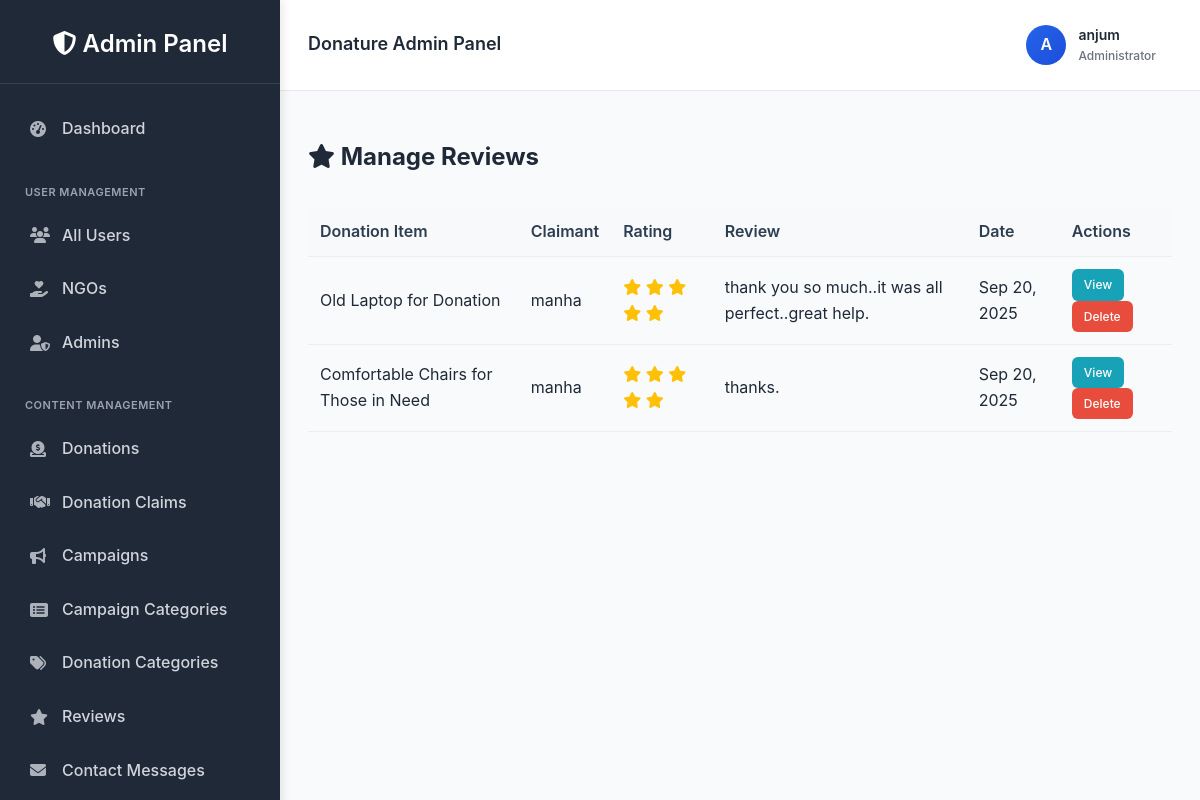
/panel/reviews/ (signed in), run on the app's committed database.
### donations/models.py (models this page shows, shortened)
class User(AbstractUser):
    USER_TYPE_CHOICES = (
        ('donor/recipient', 'Donor/Recipient'),
        ('ngo', 'NGO'),
        ('admin', 'Admin'),
    )
    user_type = models.CharField(max_length=20, choices=USER_TYPE_CHOICES, blank=True, null=True)
    is_approved = models.BooleanField(default=False)  # For NGO approval
    profile_picture = models.ImageField(upload_to='profile_pics/', blank=True, null=True) # Profile picture field

class DonationReview(models.Model):
    donation_item = models.ForeignKey(
        DonationItem, on_delete=models.CASCADE, related_name='reviews'
    )
    claimant = models.ForeignKey(
        User,
        on_delete=models.CASCADE,
        limit_choices_to={'user_type': 'donor/recipient'},
        related_name='reviews_given'
    )
    claim = models.OneToOneField(
        DonationClaim, on_delete=models.CASCADE, related_name='review',
        null=True,   # nullable again
        blank=True
    )
    rating = models.PositiveSmallIntegerField(
        choices=[(i, f"{i} Star{'s' if i > 1 else ''}") for i in range(1, 6)],
        validators=[MinValueValidator(1), MaxValueValidator(5)]
    )
    comment = models.TextField(blank=True)
    created_at = models.DateTimeField(auto_now_add=True)
    updated_at = models.DateTimeField(auto_now=True)

class DonationItem(models.Model):
    URGENCY_LEVELS = (
        ('low', 'Low'),
        ('medium', 'Medium'),
        ('high', 'High'),
    )
    STATUS_CHOICES = (
        ('available', 'Available'),
        ('reserved', 'Reserved'),
        ('claimed', 'Claimed'),
        ('expired', 'Expired'),
    )
    title = models.CharField(max_length=200)
    description = models.TextField()
    category = models.ForeignKey(Category, on_delete=models.CASCADE, null=True, blank=True)
    quantity = models.PositiveIntegerField(default=1)
    donor = models.ForeignKey(
        User,
        on_delete=models.CASCADE,
        limit_choices_to={'user_type': 'donor/recipient'},
        related_name="donated_items"
    )
    location = models.CharField(max_length=200)
    latitude = models.FloatField(blank=True, null=True)
    longitude = models.FloatField(blank=True, null=True)
    status = models.CharField(max_length=10, choices=STATUS_CHOICES, default='available')
    urgency = models.CharField(max_length=10, choices=URGENCY_LEVELS, default='medium')
    created_at = models.DateTimeField(default=timezone.now)
    updated_at = models.DateTimeField(auto_now=True)
    expiry_date = models.DateTimeField(blank=True, null=True)
    notify_immediately = models.BooleanField(default=False)
    is_verified = models.BooleanField(default=False)
    class Meta:
        ordering = ['-created_at']

### custom_admin/views.py (the view)
    def wrapper(request, *args, **kwargs):
        if not request.user.is_authenticated or request.user.user_type != "admin":
            return HttpResponseForbidden("Access Denied!")
        return view_func(request, *args, **kwargs)

### custom_admin/views.py (called while the page is built)
def admin_only(view_func):
    def wrapper(request, *args, **kwargs):
        if not request.user.is_authenticated or request.user.user_type != "admin":
            return HttpResponseForbidden("Access Denied!")
        return view_func(request, *args, **kwargs)
    return wrapper

def admin_context(request):
    if request.user.is_authenticated and request.user.user_type == 'admin':
        return {
            'pending_ngos_count': User.objects.filter(user_type='ngo', is_approved=False).count(),
            'pending_campaigns_count': Campaign.objects.filter(status='pending').count(),
            'pending_requests_count': RequestItem.objects.filter(status='pending').count(),
        }
    return {}

@login_required
@admin_only
def manage_reviews(request):
    reviews = DonationReview.objects.all().select_related('donation_item', 'claimant')
    return render(request, "custom_admin/manage_reviews.html", {"reviews": reviews})

### donations/context_processors.py (called while the page is built)
def notifications_context(request):
    if request.user.is_authenticated:
        notifications = Notification.objects.filter(user=request.user).order_by('-created_at')[:5]
        unread_count = Notification.objects.filter(user=request.user, is_read=False).count()
    else:
        notifications = []
        unread_count = 0
    return {
        'notifications': notifications,
        'notifications_unread_count': unread_count
    }

### custom_admin/templates/custom_admin/manage_reviews.html
{% extends "custom_admin/base_admin.html" %}
{% block content %}
<div class="page-header">
    <h2><i class="fas fa-star"></i> Manage Reviews</h2>
</div>
<div class="card">
    <div class="card-body">
        {% if reviews %}
        <div class="table-responsive">
            <table class="data-table">
                <thead>
                    <tr>
                        <th>Donation Item</th>
                        <th>Claimant</th>
                        <th>Rating</th>
                        <th>Review</th>
                        <th>Date</th>
                        <th>Actions</th>
                    </tr>
                </thead>
                <tbody>
                    {% for review in reviews %}
                    <tr>
                        <td>{{ review.donation_item.title }}</td>
                        <td>{{ review.claimant.username }}</td>
                        <td>
                            <div class="rating">
                                {% for i in "12345" %}
                                <i class="fas fa-star {% if forloop.counter <= review.rating %}text-warning{% else %}text-muted{% endif %}"></i>
                                {% endfor %}
                            </div>
                        </td>
                        <td>{{ review.comment|truncatewords:10 }}</td>
                        <td>{{ review.created_at|date:"M d, Y" }}</td>
                        <td>
                            <a href="#" class="btn btn-sm btn-info">View</a>
                            <a href="#" class="btn btn-sm btn-danger" onclick="return confirm('Are you sure?')">Delete</a>
                        </td>
                    </tr>
                    {% endfor %}
                </tbody>
            </table>
        </div>
        {% else %}
        <p class="text-muted">No reviews found.</p>
        {% endif %}
    </div>
</div>
{% endblock %}

### custom_admin/templates/custom_admin/base_admin.html (shortened to what this page needs)
{% load static %}
<!DOCTYPE html>
<html lang="en">
<head>
    <link rel="stylesheet" href="{% static 'custom_admin/css/base_admin.css' %}">
    <link rel="stylesheet" href="https://cdnjs.cloudflare.com/ajax/libs/font-awesome/6.4.0/css/all.min.css">
</head>
<body>
    <div class="admin-container">
        <div class="admin-sidebar">
            <div class="sidebar-header">
                <h2><i class="fas fa-shield-alt"></i> Admin Panel</h2>
            </div>
            <div class="sidebar-menu">
                <a href="{% url 'admin_dashboard' %}" class="menu-item {% if request.resolver_match.url_name == 'admin_dashboard' %}active{% endif %}
">
                    <i class="fas fa-tachometer-alt"></i> Dashboard
                </a>
                <div class="menu-section">User Management</div>
                <a href="{% url 'manage_users' %}" class="menu-item">
                    <i class="fas fa-users"></i> All Users
                </a>
                <a href="{% url 'manage_ngos' %}" class="menu-item">
                    <i class="fas fa-hand-holding-heart"></i> NGOs
                </a>
                <a href="{% url 'manage_admins' %}" class="menu-item">
                    <i class="fas fa-user-shield"></i> Admins
                </a>
                <div class="menu-section">Content Management</div>
                <a href="{% url 'manage_donations' %}" class="menu-item">
                    <i class="fas fa-donate"></i> Donations
                </a>
                <a href="{% url 'manage_donation_claims' %}" class="menu-item">
                    <i class="fas fa-handshake"></i> Donation Claims
                </a>
                <a href="{% url 'manage_campaigns' %}" class="menu-item">
                    <i class="fas fa-bullhorn"></i> Campaigns
                </a>
                <a href="{% url 'manage_campaign_categories' %}" class="menu-item">
    <i class="fas fa-list-alt"></i> Campaign Categories
</a>
<a href="{% url 'manage_categories' %}" class="menu-item">
    <i class="fas fa-tags"></i> Donation Categories
</a>
                <a href="{% url 'manage_reviews' %}" class="menu-item">
                    <i class="fas fa-star"></i> Reviews
                </a>
                <a href="{% url 'contact_messages' %}" class="menu-item">
    <i class="fas fa-envelope"></i> Contact Messages
</a>
            </div>
        </div>
        <div class="admin-content">
            <div class="admin-topbar">
                <div class="topbar-left">
                    <h3>Donature Admin Panel</h3>
                </div>
                <div class="topbar-right">
                    <div class="admin-profile-menu">
                        <div class="profile-info">
                            <div class="profile-avatar">
                                {{ request.user.username|first|upper }}
                            </div>
                            <div>
                                <div class="profile-name">{{ request.user.username }}</div>
                                <div class="profile-role">Administrator</div>
                            </div>
                        </div>
                    </div>
                </div>
            </div>
            <main class="main-content">
                {% block content %}{% endblock %}
            </main>
        </div>
    </div>
</body>
</html>

### custom_admin/static/custom_admin/css/base_admin.css (style rules this page uses)
:root { --primary: #2563eb; --primary-dark: #1d4ed8; --secondary: #ff7e5f; --secondary-light: #feb47b; --accent: #10b981; --danger: #ef4444; --warning: #f59e0b; --background: #f8fafc; --surface: #ffffff; --text-primary: #1f2937; --text-secondary: #6b7280; --border: #e5e7eb; --sidebar-bg: #1f2937; }
body { margin: 0; font-family: 'Inter', 'Segoe UI', Tahoma, Geneva, Verdana, sans-serif; background: var(--background); color: var(--text-primary); line-height: 1.6; }
.admin-container { display: flex; min-height: 100vh; }
.admin-sidebar { width: 280px; background: var(--sidebar-bg); color: white; padding: 25px 0; box-shadow: 2px 0 10px rgba(0, 0, 0, 0.1); position: fixed; height: 100vh; left: 0; top: 0; overflow-y: auto; }
.sidebar-header { padding: 0 20px 20px; text-align: center; border-bottom: 1px solid rgba(255, 255, 255, 0.1); margin-bottom: 20px; }
.sidebar-header h2 { margin: 0; font-size: 24px; font-weight: 600; color: white; }
.sidebar-menu { padding: 0 15px; }
.menu-section { padding: 15px 10px 5px; font-size: 11px; text-transform: uppercase; color: #9ca3af; font-weight: 600; letter-spacing: 0.5px; margin-top: 15px; }
.menu-item { display: flex; align-items: center; padding: 12px 15px; color: #d1d5db; text-decoration: none; border-radius: 6px; margin: 4px 0; transition: all 0.3s ease; font-weight: 500; }
.menu-item i { width: 20px; margin-right: 12px; font-size: 16px; opacity: 0.8; }
.admin-content { flex: 1; display: flex; flex-direction: column; margin-left: 280px; min-height: 100vh; }
.admin-topbar { background: var(--surface); padding: 16px 28px; display: flex; justify-content: space-between; align-items: center; box-shadow: 0 1px 3px rgba(0, 0, 0, 0.1); border-bottom: 1px solid var(--border); }
.topbar-left { display: flex; align-items: center; gap: 16px; }
.admin-topbar h3 { margin: 0; color: var(--text-primary); font-weight: 600; font-size: 18px; }
.topbar-right { display: flex; align-items: center; gap: 16px; }
.admin-profile-menu { position: relative; display: flex; align-items: center; gap: 12px; padding: 8px 16px; border-radius: 8px; transition: all 0.3s ease; cursor: pointer; }
.profile-info { display: flex; align-items: center; gap: 12px; }
.profile-avatar { width: 40px; height: 40px; border-radius: 50%; background: linear-gradient(135deg, var(--primary) 0%, var(--primary-dark) 100%); display: flex; align-items: center; justify-content: center; color: white; font-weight: 600; font-size: 16px; }
.profile-name { color: var(--text-primary); font-weight: 600; font-size: 14px; white-space: nowrap; }
.profile-role { color: var(--text-secondary); font-size: 12px; font-weight: 500; }
.main-content { flex: 1; padding: 28px; background: var(--background); overflow-y: auto; }
.menu-item { animation: slideIn 0.3s ease forwards; opacity: 0; }
.menu-item:nth-child(1) { animation-delay: 0.1s; }
.menu-item:nth-child(3) { animation-delay: 0.3s; }
.menu-item:nth-child(4) { animation-delay: 0.4s; }
.menu-item:nth-child(5) { animation-delay: 0.5s; }
.data-table { width: 100%; border-collapse: collapse; margin-top: 10px; }
.data-table th, .data-table td { padding: 12px; text-align: left; border-bottom: 1px solid #eee; }
.data-table th { background: #f8f9fa; font-weight: 600; color: #2c3e50; }
.btn { padding: 10px 20px; border: none; border-radius: 6px; cursor: pointer; font-size: 14px; font-weight: 500; text-decoration: none; display: inline-block; transition: all 0.3s ease; }
.btn-sm { padding: 6px 12px; font-size: 12px; }
.btn-danger { background: #e74c3c; color: white; }
.btn-info { background: #17a2b8; color: white; }
.rating { color: #ffc107; }
.table-responsive { overflow-x: auto; }

### data on the page
User: user.username|first "A", user.username "anjum"
DonationReview: donation_item "Old Laptop for Donation", claimant.username "manha", comment "thank you so much..it was all perfect..great help.", created_at "Sep 20, 2025"
DonationReview: donation_item "Comfortable Chairs for Those in Need", claimant.username "manha", comment "thanks.", created_at "Sep 20, 2025"
